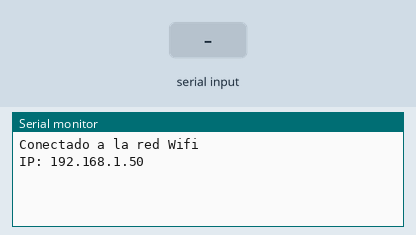
Simulated run of this sketch. Board: ESP32. Shown: the last lines printed to the serial monitor. Inputs (shaded band) come from the test bench.

Above: at 2.7 s.
2.8 s: "90 45 200\n" received over the second serial link
At 3.6 s:
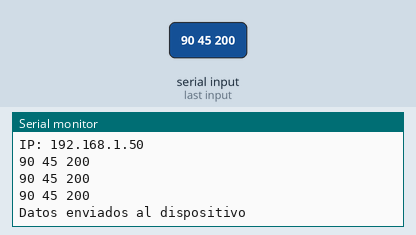
4.3 s: "30 150 10\n" received over the second serial link
At 5.5 s:
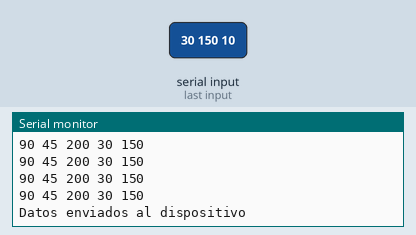

The sketch:

ubidots_salasig.ino
```cpp
#include <HardwareSerial.h>
#include <Ubidots.h>

const uint8_t rx2Pin = 16;
const uint8_t tx2Pin = 17;


HardwareSerial SerialPort2(2);

const char *WIFI_SSID = "WUTEC-Estudiantes";  // Put here your Wi-Fi SSID
const char *WIFI_PASS = "ley19043";           // Put here your Wi-Fi password


#define UBIDOTS_TOKEN "BBFF-hkNmnRiiubNGnAGSuh8DpGa5ZSNwtL"  // Put here your Ubidots TOKEN
#define DEVICE_LABEL "Sala_SIG"                            // Put here your Device label to which data  will be published
#define CO2 "co2"
#define O3 "ozono"  // Put here your Variable label to which data  will be published
#define CO "co"
#define temperatura "temperatura"
#define humedad "humedad"  // Put here your Variable label to which data  will be published

Ubidots embebido(UBIDOTS_TOKEN, UBI_HTTP);


String data = "";

String strs[10];

int StringCount = 0;

int dioxido;
int monoxido;
int o3;
float temp;
int hum;

void setup() {
  Serial.begin(9600);  // Iniciar comunicación serial

  SerialPort2.begin(9600, SERIAL_8N1, rx2Pin, tx2Pin);

  embebido.wifiConnect(WIFI_SSID, WIFI_PASS);

  Serial.println("Conectado a la red Wifi");
  Serial.println(WiFi.SSID());
  Serial.print("IP: ");
  Serial.println(WiFi.localIP());
}

void loop() {
  if (SerialPort2.available() > 0) {           // Si hay datos disponibles en el puerto serial
    data = SerialPort2.readStringUntil('\n');  // Leer los datos hasta que se reciba un salto de línea
                                               //Serial.println(data); // Imprimir los datos recibidos
                                               //ThingSpeak.writeFields(channelID,WriteAPIKey);
    while (data.length() > 0) {
      int index = data.indexOf(' ');
      if (index == -1)  // No space found
      {
        strs[StringCount++] = data;
        break;
      } else {
        strs[StringCount++] = data.substring(0, index);
        data = data.substring(index + 1);
      }
    }

    // Show the resulting substrings
    for (int i = 0; i < StringCount; i++) {
      Serial.print(strs[0]);
      Serial.print(" ");
      Serial.print(strs[1]);
      Serial.print(" ");
      Serial.print(strs[2]);
      Serial.print(" ");
      Serial.print(strs[3]);
      Serial.print(" ");
      Serial.print(strs[4]);
      Serial.println(" ");
    }

    temp = strs[0].toFloat();
    hum = strs[1].toInt();
    o3 = strs[2].toInt();
    monoxido = strs[3].toInt();
    dioxido = strs[4].toInt();

    embebido.add(temperatura, temp);
    embebido.add(humedad, hum);
    embebido.add(O3, o3);
    embebido.add(CO, monoxido);
    embebido.add(CO2, dioxido);

    bool buffersent = false;
    buffersent = embebido.send(DEVICE_LABEL);

    if (buffersent) {
      Serial.println("Datos enviados al dispositivo");
    }
  }
}
```

Measured:
- after the input at 2.8 s, the serial monitor: prints a new line at once (image 1)
- after the input at 4.3 s, the serial monitor: prints a new line at once (image 2)
